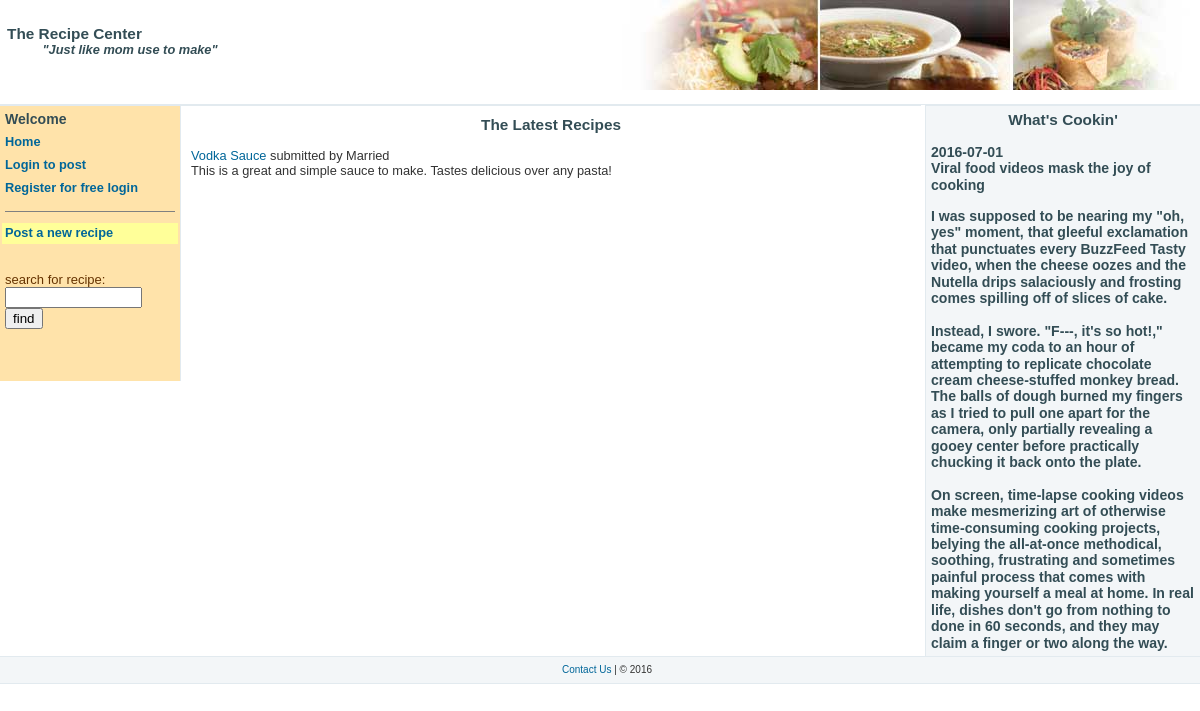
The page / on the database its author committed.
### tables this page shows
CREATE TABLE IF NOT EXISTS `recipes` (
  `recipeid` int(11) NOT NULL AUTO_INCREMENT,
  `title` varchar(50) NOT NULL,
  `poster` varchar(15) NOT NULL,
  `shortdesc` varchar(100) NOT NULL,
  `ingredients` text NOT NULL,
  `directions` text NOT NULL,
  PRIMARY KEY (`recipeid`)
);

CREATE TABLE IF NOT EXISTS `news` (
  `date` date NOT NULL,
  `title` varchar(50) NOT NULL,
  `article` text NOT NULL
);

### main.inc.php (the view, shortened to what this page needs)
<h2 align="center">The Latest Recipes</h2><br>
<?php
$query = "SELECT recipeid,title,poster,shortdesc from recipes order by recipeid desc limit 0,5";
$result = mysql_query($query) or die('Sorry, could not get recipes at this time ');
if (mysql_num_rows($result) == 0)
{
   echo "<h3>Sorry, there are no recipes posted at this time, please try back later.</h3>";
} else
{
   while($row=mysql_fetch_array($result, MYSQL_ASSOC))
   {
       $recipeid = $row['recipeid'];
       $title = $row['title'];
       $poster = $row['poster'];
       $shortdesc = $row['shortdesc'];
       echo "<a href=\"index.php?content=showrecipe&id=$recipeid\">$title</a> submitted by $poster<br>\n";
       echo"$shortdesc<br><br>\n";
   }
}
?>

### news.inc.php (shortened to what this page needs)
<h2 align="center">What's Cookin'</h2><br>
<?php
$query = "SELECT title,date,article from news order by date desc limit 0,2";
$result = mysql_query($query) or die('Sorry, could not get recipes at this time ');
if (mysql_num_rows($result) == 0)
{
   echo "<h3>Kitchen Closed!</h3>";
} else
{
   while($row=mysql_fetch_array($result, MYSQL_ASSOC))
   {
       $title = $row['title'];
       $date = $row['date'];
       $article = $row['article'];
       $article = nl2br($article);
       echo "<h3>$date</h3>\n";
       echo "<h3>$title</h3><br>\n";
       echo "<h3>$article</h3>\n";
   }
}
?>

### mystyle.css (style rules this page uses)
body { font-family: Arial,sans-serif; font-size: 80%; color: #333333; line-height: 1.166; margin: 0px; padding: 0px; }
a { color: #006699; text-decoration: none; }
a:link { color: #006699; text-decoration: none; }
h2 { font-family: Arial,sans-serif; font-size: 120%; color: #334d55; margin: 0px; padding: 0px; }
h3 { font-family: Arial,sans-serif; font-size: 110%; color: #334d55; margin: 0px; padding: 0px; }

### rows shown on the page
recipes: title "Vodka Sauce", poster "Married", shortdesc "This is a great and simple sauce to make. Tastes delicious over any pasta!"
news: date "2016-07-01", title "Viral food videos mask the joy of cooking", article "I was supposed to be nearing my \"oh, yes\" moment, that gleeful exclamation that punctuates every BuzzFeed Tasty video, when the cheese oozes and the Nutella drips salaciously and frosting comes spilling off of slices of cake. Instead, I swore. \"F---, it's so hot!,\" became my coda to an hour of attempting to replicate chocolate cream cheese-stuffed monkey bread. The balls of dough burned my fingers as I tried to pull one apart for the camera, only partially revealing a gooey center before practically chucking it back onto the plate. On screen, time-lapse cooking videos make mesmerizing art of otherwise time-consuming cooking projects, belying the all-at-once methodical, soothing, frustrating…"
